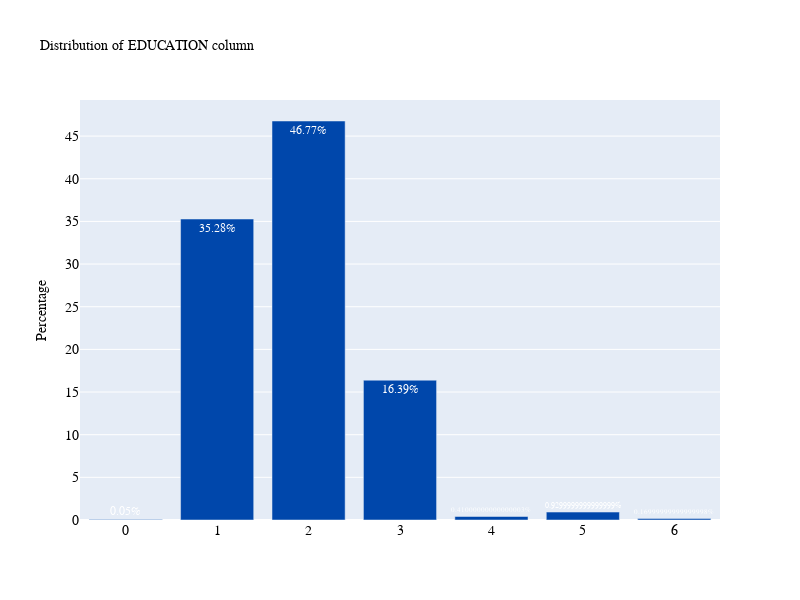

Notebook code cell kept with this figure:
### Markdown cell above
3. What is the most common educational background of the credit card clients (Education)

### Code cell
plot_bar1('EDUCATION') 
# 1=graduate school, 2=university, 3=high school, 4=others, 5=unknown, 6=unknown

### Figure 1 — Plotly figure (JSON) as saved in the notebook; plotly's stock layout.template omitted (floating-point values rounded to 4 significant figures)
{"data": [{"marker": {"color": "#0047AB"}, "text": ["46.77%", "35.28%", "16.39%", "0.9299999999999999%", "0.41000000000000003%", "0.16999999999999998%", "0.05%"], "textposition": "auto", "type": "bar", "x": [2, 1, 3, 5, 4, 6, 0], "y": [46.77, 35.28, 16.39, 0.93, 0.41, 0.17, 0.05]}], "layout": {"autosize": false, "font": {"color": "white", "family": "Courier New, monospace", "size": 12}, "height": 600, "title": {"font": {"color": "black", "family": "Courier New, monospace", "size": 14}, "text": "Distribution of EDUCATION column"}, "width": 800, "xaxis": {"tickfont": {"color": "black", "family": "Courier New, monospace", "size": 14}}, "yaxis": {"tickfont": {"color": "black", "family": "Courier New, monospace", "size": 14}, "title": {"font": {"color": "black", "size": 14}, "text": "Percentage"}}}}
